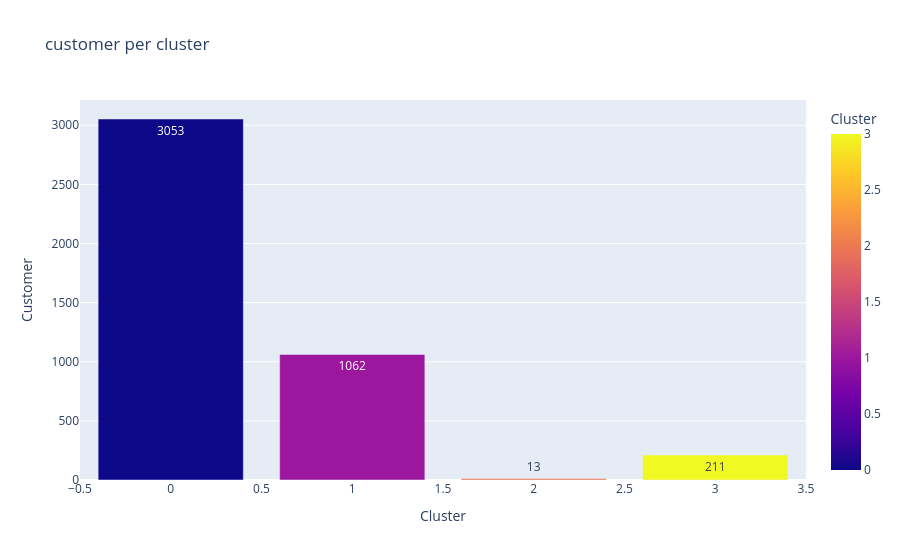

Notebook code cell kept with this figure:
### Code cell
#visualization customer per cluster
fig=px.bar(country_cluster,x='Cluster',y='Customer',text='Customer',color='Cluster',title=" customer per cluster")
fig.show()

### Figure 1 — Plotly figure (JSON) as saved in the notebook; plotly's stock layout.template omitted (floating-point values rounded to 4 significant figures)
{"data": [{"hovertemplate": "Cluster=%{marker.color}<br>Customer=%{text}<extra></extra>", "legendgroup": "", "marker": {"color": [0, 1, 2, 3], "coloraxis": "coloraxis", "pattern": {"shape": ""}}, "name": "", "orientation": "v", "showlegend": false, "text": [3053.0, 1062.0, 13.0, 211.0], "textposition": "auto", "type": "bar", "x": [0, 1, 2, 3], "xaxis": "x", "y": [3053, 1062, 13, 211], "yaxis": "y"}], "layout": {"barmode": "relative", "coloraxis": {"colorbar": {"title": {"text": "Cluster"}}, "colorscale": [[0, "#0d0887"], [0.1111, "#46039f"], [0.2222, "#7201a8"], [0.3333, "#9c179e"], [0.4444, "#bd3786"], [0.5556, "#d8576b"], [0.6667, "#ed7953"], [0.7778, "#fb9f3a"], [0.8889, "#fdca26"], [1, "#f0f921"]]}, "legend": {"tracegroupgap": 0}, "title": {"text": " customer per cluster"}, "xaxis": {"anchor": "y", "domain": [0, 1], "title": {"text": "Cluster"}}, "yaxis": {"anchor": "x", "domain": [0, 1], "title": {"text": "Customer"}}}}
